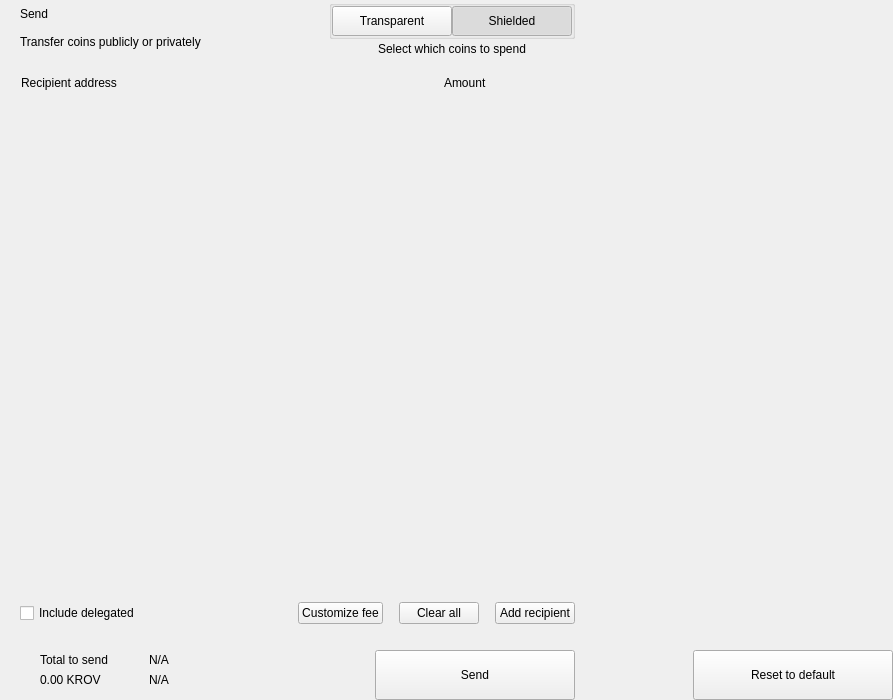
<?xml version="1.0" encoding="UTF-8"?>
<ui version="4.0">
 <class>send</class>
 <widget class="QWidget" name="send">
  <property name="geometry">
   <rect>
    <x>0</x>
    <y>0</y>
    <width>893</width>
    <height>700</height>
   </rect>
  </property>
  <property name="windowTitle">
   <string notr="true">N/A</string>
  </property>
  <layout class="QHBoxLayout" name="horizontalLayout_2" stretch="2,1">
   <property name="spacing">
    <number>0</number>
   </property>
   <property name="leftMargin">
    <number>0</number>
   </property>
   <property name="topMargin">
    <number>0</number>
   </property>
   <property name="rightMargin">
    <number>0</number>
   </property>
   <property name="bottomMargin">
    <number>0</number>
   </property>
   <item>
    <widget class="QWidget" name="left" native="true">
     <layout class="QVBoxLayout" name="verticalLayout_3">
      <property name="spacing">
       <number>0</number>
      </property>
      <property name="leftMargin">
       <number>0</number>
      </property>
      <property name="topMargin">
       <number>0</number>
      </property>
      <property name="rightMargin">
       <number>0</number>
      </property>
      <property name="bottomMargin">
       <number>0</number>
      </property>
      <item>
       <layout class="QVBoxLayout" name="verticalLayout_22" stretch="0,0,0,1,0,0,0,0">
        <property name="spacing">
         <number>0</number>
        </property>
        <item>
         <layout class="QHBoxLayout" name="horizontalLayout_3">
          <property name="spacing">
           <number>0</number>
          </property>
          <property name="leftMargin">
           <number>20</number>
          </property>
          <property name="rightMargin">
           <number>20</number>
          </property>
          <item>
           <layout class="QVBoxLayout" name="verticalLayout">
            <property name="spacing">
             <number>0</number>
            </property>
            <item>
             <widget class="QLabel" name="labelTitle">
              <property name="text">
               <string>Send</string>
              </property>
              <property name="alignment">
               <set>Qt::AlignLeading|Qt::AlignLeft|Qt::AlignVCenter</set>
              </property>
             </widget>
            </item>
            <item>
             <widget class="QLabel" name="labelSubtitle1">
              <property name="text">
               <string>Transfer coins publicly or privately</string>
              </property>
             </widget>
            </item>
           </layout>
          </item>
          <item>
           <spacer name="horizontalSpacer">
            <property name="orientation">
             <enum>Qt::Horizontal</enum>
            </property>
            <property name="sizeHint" stdset="0">
             <size>
              <width>40</width>
              <height>20</height>
             </size>
            </property>
           </spacer>
          </item>
          <item>
           <layout class="QVBoxLayout" name="verticalLayout_6">
            <property name="spacing">
             <number>3</number>
            </property>
            <item alignment="Qt::AlignHCenter">
             <widget class="QGroupBox" name="groupBox">
              <property name="styleSheet">
               <string notr="true">#groupBox{
padding-top:2px;
}</string>
              </property>
              <property name="title">
               <string/>
              </property>
              <property name="alignment">
               <set>Qt::AlignCenter</set>
              </property>
              <layout class="QHBoxLayout" name="horizontalLayout_4">
               <property name="spacing">
                <number>0</number>
               </property>
               <property name="leftMargin">
                <number>0</number>
               </property>
               <property name="topMargin">
                <number>0</number>
               </property>
               <property name="rightMargin">
                <number>0</number>
               </property>
               <property name="bottomMargin">
                <number>0</number>
               </property>
               <item>
                <widget class="QPushButton" name="pushLeft">
                 <property name="minimumSize">
                  <size>
                   <width>120</width>
                   <height>30</height>
                  </size>
                 </property>
                 <property name="maximumSize">
                  <size>
                   <width>120</width>
                   <height>30</height>
                  </size>
                 </property>
                 <property name="focusPolicy">
                  <enum>Qt::NoFocus</enum>
                 </property>
                 <property name="text">
                  <string>Transparent</string>
                 </property>
                 <property name="checkable">
                  <bool>true</bool>
                 </property>
                 <property name="autoExclusive">
                  <bool>true</bool>
                 </property>
                </widget>
               </item>
               <item>
                <widget class="QPushButton" name="pushRight">
                 <property name="minimumSize">
                  <size>
                   <width>120</width>
                   <height>30</height>
                  </size>
                 </property>
                 <property name="maximumSize">
                  <size>
                   <width>120</width>
                   <height>30</height>
                  </size>
                 </property>
                 <property name="focusPolicy">
                  <enum>Qt::NoFocus</enum>
                 </property>
                 <property name="text">
                  <string>Shielded</string>
                 </property>
                 <property name="checkable">
                  <bool>true</bool>
                 </property>
                 <property name="checked">
                  <bool>true</bool>
                 </property>
                 <property name="autoExclusive">
                  <bool>true</bool>
                 </property>
                </widget>
               </item>
              </layout>
             </widget>
            </item>
            <item alignment="Qt::AlignHCenter|Qt::AlignTop">
             <widget class="QLabel" name="labelSubtitle2">
              <property name="styleSheet">
               <string notr="true"/>
              </property>
              <property name="text">
               <string>Select which coins to spend</string>
              </property>
              <property name="alignment">
               <set>Qt::AlignCenter</set>
              </property>
              <property name="indent">
               <number>0</number>
              </property>
             </widget>
            </item>
           </layout>
          </item>
         </layout>
        </item>
        <item>
         <spacer name="verticalSpacer_2">
          <property name="orientation">
           <enum>Qt::Vertical</enum>
          </property>
          <property name="sizeType">
           <enum>QSizePolicy::Fixed</enum>
          </property>
          <property name="sizeHint" stdset="0">
           <size>
            <width>20</width>
            <height>20</height>
           </size>
          </property>
         </spacer>
        </item>
        <item>
         <layout class="QHBoxLayout" name="horizontalLayout" stretch="6,0,2">
          <property name="spacing">
           <number>0</number>
          </property>
          <property name="leftMargin">
           <number>10</number>
          </property>
          <property name="topMargin">
           <number>0</number>
          </property>
          <property name="rightMargin">
           <number>20</number>
          </property>
          <property name="bottomMargin">
           <number>0</number>
          </property>
          <item>
           <widget class="QLabel" name="labelSubtitleAddress">
            <property name="styleSheet">
             <string notr="true">margin-left:8px;</string>
            </property>
            <property name="text">
             <string>Recipient address</string>
            </property>
           </widget>
          </item>
          <item>
           <spacer name="horizontalSpacer_3">
            <property name="orientation">
             <enum>Qt::Horizontal</enum>
            </property>
            <property name="sizeType">
             <enum>QSizePolicy::Fixed</enum>
            </property>
            <property name="sizeHint" stdset="0">
             <size>
              <width>40</width>
              <height>1</height>
             </size>
            </property>
           </spacer>
          </item>
          <item>
           <widget class="QLabel" name="labelSubtitleAmount">
            <property name="text">
             <string>Amount</string>
            </property>
           </widget>
          </item>
         </layout>
        </item>
        <item>
         <widget class="QScrollArea" name="scrollArea">
          <property name="minimumSize">
           <size>
            <width>0</width>
            <height>350</height>
           </size>
          </property>
          <property name="styleSheet">
           <string notr="true">#scrollArea {
            background:transparent;
            margin-top:10px;
}</string>
          </property>
          <property name="horizontalScrollBarPolicy">
           <enum>Qt::ScrollBarAlwaysOff</enum>
          </property>
          <property name="sizeAdjustPolicy">
           <enum>QAbstractScrollArea::AdjustIgnored</enum>
          </property>
          <property name="widgetResizable">
           <bool>true</bool>
          </property>
          <property name="alignment">
           <set>Qt::AlignLeading|Qt::AlignLeft|Qt::AlignTop</set>
          </property>
          <widget class="QWidget" name="scrollAreaWidgetContents">
           <property name="geometry">
            <rect>
             <x>0</x>
             <y>0</y>
             <width>591</width>
             <height>16</height>
            </rect>
           </property>
           <property name="sizePolicy">
            <sizepolicy hsizetype="Preferred" vsizetype="Maximum">
             <horstretch>0</horstretch>
             <verstretch>0</verstretch>
            </sizepolicy>
           </property>
           <property name="autoFillBackground">
            <bool>false</bool>
           </property>
           <property name="styleSheet">
            <string notr="true">#scrollAreaWidgetContents {
             background:transparent;
             }</string>
           </property>
           <layout class="QVBoxLayout" name="verticalLayout_7">
            <property name="spacing">
             <number>0</number>
            </property>
            <property name="sizeConstraint">
             <enum>QLayout::SetDefaultConstraint</enum>
            </property>
            <property name="leftMargin">
             <number>0</number>
            </property>
            <property name="topMargin">
             <number>0</number>
            </property>
            <property name="rightMargin">
             <number>0</number>
            </property>
            <property name="bottomMargin">
             <number>0</number>
            </property>
           </layout>
          </widget>
         </widget>
        </item>
        <item>
         <spacer name="verticalSpacer_4">
          <property name="orientation">
           <enum>Qt::Vertical</enum>
          </property>
          <property name="sizeType">
           <enum>QSizePolicy::Fixed</enum>
          </property>
          <property name="sizeHint" stdset="0">
           <size>
            <width>20</width>
            <height>20</height>
           </size>
          </property>
         </spacer>
        </item>
        <item>
         <layout class="QHBoxLayout" name="horizontalLayout_20">
          <property name="spacing">
           <number>6</number>
          </property>
          <property name="leftMargin">
           <number>20</number>
          </property>
          <property name="rightMargin">
           <number>20</number>
          </property>
          <item>
           <widget class="QCheckBox" name="checkBoxDelegations">
            <property name="layoutDirection">
             <enum>Qt::LeftToRight</enum>
            </property>
            <property name="text">
             <string>Include delegated</string>
            </property>
           </widget>
          </item>
          <item>
           <spacer name="horizontalSpacer_4">
            <property name="orientation">
             <enum>Qt::Horizontal</enum>
            </property>
            <property name="sizeHint" stdset="0">
             <size>
              <width>10</width>
              <height>20</height>
             </size>
            </property>
           </spacer>
          </item>
          <item>
           <widget class="QPushButton" name="pushButtonFee">
            <property name="focusPolicy">
             <enum>Qt::NoFocus</enum>
            </property>
            <property name="text">
             <string>Customize fee</string>
            </property>
           </widget>
          </item>
          <item>
           <spacer name="horizontalSpacer_11">
            <property name="orientation">
             <enum>Qt::Horizontal</enum>
            </property>
            <property name="sizeType">
             <enum>QSizePolicy::Minimum</enum>
            </property>
            <property name="sizeHint" stdset="0">
             <size>
              <width>10</width>
              <height>20</height>
             </size>
            </property>
           </spacer>
          </item>
          <item>
           <widget class="QPushButton" name="pushButtonClear">
            <property name="focusPolicy">
             <enum>Qt::NoFocus</enum>
            </property>
            <property name="layoutDirection">
             <enum>Qt::RightToLeft</enum>
            </property>
            <property name="text">
             <string>Clear all</string>
            </property>
           </widget>
          </item>
          <item>
           <spacer name="horizontalSpacer_6">
            <property name="orientation">
             <enum>Qt::Horizontal</enum>
            </property>
            <property name="sizeType">
             <enum>QSizePolicy::Fixed</enum>
            </property>
            <property name="sizeHint" stdset="0">
             <size>
              <width>10</width>
              <height>20</height>
             </size>
            </property>
           </spacer>
          </item>
          <item>
           <widget class="QPushButton" name="pushButtonAddRecipient">
            <property name="focusPolicy">
             <enum>Qt::NoFocus</enum>
            </property>
            <property name="text">
             <string>Add recipient</string>
            </property>
           </widget>
          </item>
         </layout>
        </item>
        <item>
         <spacer name="verticalSpacer">
          <property name="orientation">
           <enum>Qt::Vertical</enum>
          </property>
          <property name="sizeType">
           <enum>QSizePolicy::Fixed</enum>
          </property>
          <property name="sizeHint" stdset="0">
           <size>
            <width>20</width>
            <height>16</height>
           </size>
          </property>
         </spacer>
        </item>
        <item>
         <layout class="QHBoxLayout" name="horizontalLayout_7">
          <property name="rightMargin">
           <number>20</number>
          </property>
          <item>
           <layout class="QHBoxLayout" name="horizontalLayout_10">
            <property name="spacing">
             <number>0</number>
            </property>
            <property name="leftMargin">
             <number>8</number>
            </property>
            <item>
             <widget class="QStackedWidget" name="stackedWidget">
              <property name="minimumSize">
               <size>
                <width>0</width>
                <height>60</height>
               </size>
              </property>
              <property name="maximumSize">
               <size>
                <width>16777215</width>
                <height>60</height>
               </size>
              </property>
              <widget class="QWidget" name="page1">
               <layout class="QVBoxLayout" name="verticalLayout_71" stretch="0">
                <property name="spacing">
                 <number>6</number>
                </property>
                <property name="leftMargin">
                 <number>12</number>
                </property>
                <property name="topMargin">
                 <number>0</number>
                </property>
                <property name="rightMargin">
                 <number>0</number>
                </property>
                <property name="bottomMargin">
                 <number>0</number>
                </property>
                <item>
                 <widget class="QWidget" name="coinWidget" native="true">
                  <property name="minimumSize">
                   <size>
                    <width>0</width>
                    <height>60</height>
                   </size>
                  </property>
                  <property name="maximumSize">
                   <size>
                    <width>16777215</width>
                    <height>60</height>
                   </size>
                  </property>
                  <layout class="QHBoxLayout" name="horizontalLayout_9">
                   <property name="spacing">
                    <number>0</number>
                   </property>
                   <property name="leftMargin">
                    <number>20</number>
                   </property>
                   <property name="topMargin">
                    <number>10</number>
                   </property>
                   <property name="rightMargin">
                    <number>20</number>
                   </property>
                   <property name="bottomMargin">
                    <number>10</number>
                   </property>
                   <item>
                    <layout class="QVBoxLayout" name="verticalSend">
                     <property name="spacing">
                      <number>0</number>
                     </property>
                     <item>
                      <widget class="QLabel" name="labelTitleTotalSend">
                       <property name="text">
                        <string>Total to send</string>
                       </property>
                      </widget>
                     </item>
                     <item>
                      <widget class="QLabel" name="labelAmountSend">
                       <property name="text">
                        <string notr="true">0.00 KROV</string>
                       </property>
                      </widget>
                     </item>
                    </layout>
                   </item>
                   <item>
                    <spacer name="horizontalSpacer_9">
                     <property name="orientation">
                      <enum>Qt::Horizontal</enum>
                     </property>
                     <property name="sizeType">
                      <enum>QSizePolicy::Fixed</enum>
                     </property>
                     <property name="sizeHint" stdset="0">
                      <size>
                       <width>20</width>
                       <height>20</height>
                      </size>
                     </property>
                    </spacer>
                   </item>
                   <item>
                    <widget class="QLabel" name="labelLine">
                     <property name="minimumSize">
                      <size>
                       <width>1</width>
                       <height>0</height>
                      </size>
                     </property>
                     <property name="maximumSize">
                      <size>
                       <width>1</width>
                       <height>16777215</height>
                      </size>
                     </property>
                     <property name="text">
                      <string/>
                     </property>
                    </widget>
                   </item>
                   <item>
                    <spacer name="horizontalSpacer_10">
                     <property name="orientation">
                      <enum>Qt::Horizontal</enum>
                     </property>
                     <property name="sizeType">
                      <enum>QSizePolicy::Fixed</enum>
                     </property>
                     <property name="sizeHint" stdset="0">
                      <size>
                       <width>20</width>
                       <height>20</height>
                      </size>
                     </property>
                    </spacer>
                   </item>
                   <item>
                    <layout class="QVBoxLayout" name="verticalRemaining">
                     <property name="spacing">
                      <number>0</number>
                     </property>
                     <item>
                      <widget class="QLabel" name="labelTitleTotalRemaining">
                       <property name="text">
                        <string notr="true">N/A</string>
                       </property>
                      </widget>
                     </item>
                     <item>
                      <widget class="QLabel" name="labelAmountRemaining">
                       <property name="text">
                        <string notr="true">N/A</string>
                       </property>
                      </widget>
                     </item>
                    </layout>
                   </item>
                  </layout>
                 </widget>
                </item>
               </layout>
              </widget>
              <widget class="QWidget" name="page_2"/>
             </widget>
            </item>
           </layout>
          </item>
          <item>
           <spacer name="horizontalSpacer_5">
            <property name="orientation">
             <enum>Qt::Horizontal</enum>
            </property>
            <property name="sizeType">
             <enum>QSizePolicy::Expanding</enum>
            </property>
            <property name="sizeHint" stdset="0">
             <size>
              <width>40</width>
              <height>20</height>
             </size>
            </property>
           </spacer>
          </item>
          <item alignment="Qt::AlignBottom">
           <widget class="QPushButton" name="pushButtonSave">
            <property name="minimumSize">
             <size>
              <width>200</width>
              <height>50</height>
             </size>
            </property>
            <property name="maximumSize">
             <size>
              <width>200</width>
              <height>50</height>
             </size>
            </property>
            <property name="focusPolicy">
             <enum>Qt::NoFocus</enum>
            </property>
            <property name="text">
             <string>Send</string>
            </property>
           </widget>
          </item>
         </layout>
        </item>
       </layout>
      </item>
     </layout>
    </widget>
   </item>
   <item>
    <widget class="QWidget" name="right" native="true">
     <layout class="QVBoxLayout" name="verticalLayout_5">
      <property name="leftMargin">
       <number>0</number>
      </property>
      <property name="topMargin">
       <number>0</number>
      </property>
      <property name="rightMargin">
       <number>0</number>
      </property>
      <property name="bottomMargin">
       <number>0</number>
      </property>
      <item>
       <layout class="QVBoxLayout" name="verticalLayout_4">
        <property name="spacing">
         <number>6</number>
        </property>
        <item>
         <widget class="OptionButton" name="btnCoinControl" native="true">
          <property name="minimumSize">
           <size>
            <width>0</width>
            <height>50</height>
           </size>
          </property>
         </widget>
        </item>
        <item>
         <widget class="OptionButton" name="btnChangeAddress" native="true">
          <property name="minimumSize">
           <size>
            <width>0</width>
            <height>50</height>
           </size>
          </property>
         </widget>
        </item>
        <item>
         <widget class="OptionButton" name="btnUri" native="true">
          <property name="minimumSize">
           <size>
            <width>0</width>
            <height>50</height>
           </size>
          </property>
         </widget>
        </item>
        <item>
         <widget class="OptionButton" name="btnShieldCoins" native="true">
          <property name="minimumSize">
           <size>
            <width>0</width>
            <height>50</height>
           </size>
          </property>
         </widget>
        </item>
        <item>
         <spacer name="verticalSpacer_5">
          <property name="orientation">
           <enum>Qt::Vertical</enum>
          </property>
          <property name="sizeHint" stdset="0">
           <size>
            <width>20</width>
            <height>40</height>
           </size>
          </property>
         </spacer>
        </item>
        <item>
         <layout class="QHBoxLayout" name="horizontalLayout_8">
          <item>
           <spacer name="horizontalSpacer_7">
            <property name="orientation">
             <enum>Qt::Horizontal</enum>
            </property>
            <property name="sizeHint" stdset="0">
             <size>
              <width>40</width>
              <height>20</height>
             </size>
            </property>
           </spacer>
          </item>
          <item>
           <widget class="QPushButton" name="pushButtonReset">
            <property name="minimumSize">
             <size>
              <width>200</width>
              <height>50</height>
             </size>
            </property>
            <property name="maximumSize">
             <size>
              <width>200</width>
              <height>50</height>
             </size>
            </property>
            <property name="focusPolicy">
             <enum>Qt::NoFocus</enum>
            </property>
            <property name="text">
             <string>Reset to default</string>
            </property>
           </widget>
          </item>
         </layout>
        </item>
       </layout>
      </item>
     </layout>
    </widget>
   </item>
  </layout>
 </widget>
 <customwidgets>
  <customwidget>
   <class>OptionButton</class>
   <extends>QWidget</extends>
   <header>qt/krovacoin/optionbutton.h</header>
   <container>1</container>
  </customwidget>
 </customwidgets>
 <resources/>
 <connections/>
</ui>
